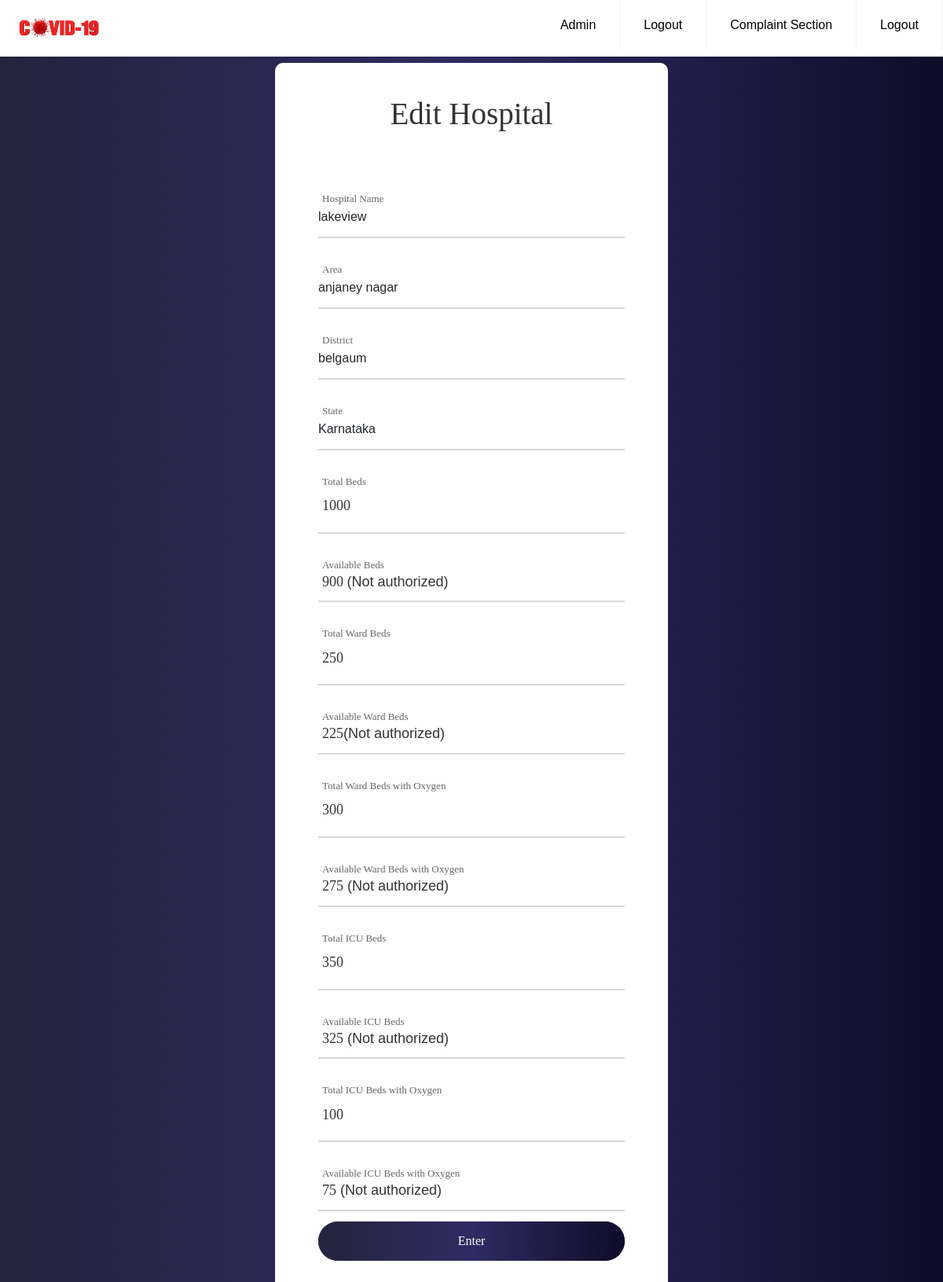
The app's page /hospital/3/edit with its own data.
### models.py (models this page shows, shortened)
class Hospital(db.Model):
    id = db.Column(db.Integer, primary_key=True)
    name = db.Column(db.String(100), nullable=False)
    area = db.Column(db.String(100), nullable=False)
    district = db.Column(db.String(100), nullable=False)
    state = db.Column(db.String(100), nullable=False)
    total_beds = db.Column(db.Integer, nullable=False)
    available_beds = db.Column(db.Integer, nullable=False)
    total_ward_beds = db.Column(db.Integer, nullable=False)
    available_ward_beds = db.Column(db.Integer, nullable=False)
    total_ward_beds_with_oxygen = db.Column(db.Integer, nullable=False)
    available_ward_beds_with_oxygen = db.Column(db.Integer, nullable=False)
    total_icu_beds = db.Column(db.Integer, nullable=False)
    available_icu_beds = db.Column(db.Integer, nullable=False)
    total_icu_beds_with_oxygen = db.Column(db.Integer, nullable=False)
    available_icu_beds_with_oxygen = db.Column(db.Integer, nullable=False)
    beds = db.relationship('Bed', backref='hospital', lazy=True)

### app.py (the view)
@app.route("/hospital/<int:hospital_id>/edit", methods=['GET', 'POST'])
def edithospital(hospital_id):
    hospital = Hospital.query.get_or_404(hospital_id)
    form = edithospitalform()
    if request.method=='POST' and form.validate_on_submit():
        if (hospital.total_beds-hospital.available_beds) <= form.total_beds.data and (hospital.total_ward_beds-hospital.available_ward_beds) <= form.total_ward_beds.data and\
        (hospital.total_ward_beds_with_oxygen-hospital.available_ward_beds_with_oxygen) <= form.total_ward_beds_with_oxygen.data and (hospital.total_icu_beds-hospital.available_icu_beds) <= form.total_icu_beds.data and\
        (hospital.total_icu_beds_with_oxygen-hospital.available_icu_beds_with_oxygen) <= form.total_icu_beds_with_oxygen.data:
            db.session.query(Hospital).filter_by(id=hospital_id).update({Hospital.total_beds: form.total_beds.data, Hospital.total_ward_beds: form.total_ward_beds.data,\
                                                                  Hospital.total_ward_beds_with_oxygen: form.total_ward_beds_with_oxygen.data, Hospital.total_icu_beds: form.total_icu_beds.data,\
                                                                  Hospital.total_icu_beds_with_oxygen:form.total_icu_beds_with_oxygen.data}, synchronize_session = False)
            db.session.commit()
            return redirect(url_for('hospital'))
        else:
            flash('the number of beds of category edited should be greater than the occupied number','danger')
            return redirect(url_for('admin'))
    else:
        form.total_beds.data = hospital.total_beds
        form.total_ward_beds.data = hospital.total_ward_beds
        form.total_ward_beds_with_oxygen.data = hospital.total_ward_beds_with_oxygen
        form.total_icu_beds.data = hospital.total_icu_beds
        form.total_icu_beds_with_oxygen.data = hospital.total_icu_beds_with_oxygen
    return render_template('hospitaledit.html',hospital=hospital, form=form, title="Edit Hospital")

### forms.py
class edithospitalform(FlaskForm):
    total_beds = IntegerField('total_beds', validators=[DataRequired()])
    total_ward_beds = IntegerField('total_ward_beds', validators=[DataRequired()])
    total_ward_beds_with_oxygen = IntegerField('total_ward_beds_with_oxygen', validators=[DataRequired()])
    total_icu_beds = IntegerField('total_icu_beds', validators=[DataRequired()])
    total_icu_beds_with_oxygen = IntegerField('total_icu_beds_with_oxygen', validators=[DataRequired()])
    submit = SubmitField('Enter')

### templates/hospitaledit.html (shortened to what this page needs)
{% extends "base.html" %}
{% block navbar %}
    <li><a href="{{ url_for('complaint') }}">Complaint Section</a></li>
    <li><a href="{{ url_for('admin') }}">Logout</a></li>
{% endblock navbar %}
{% block content %}
	<div class="patient_form">
		<div class="container-contact100" id="patient_form">
			<div class="wrap-contact100">
			<form class="contact100-form validate-form needs-validation" method="POST" novalidate>
				<span class="contact100-form-title">
					Edit Hospital
				</span>
				<div class="wrap-input100 validate-input">
                    <span class="label-input100">Hospital Name</span>
                    <div>
                        {{ hospital.name }}
                    </div>
					<span class="focus-input100"></span>
				</div>
				<div class="wrap-input100 validate-input">
					<span class="label-input100">Area</span>
					<div>
    					{{ hospital.area }}
    				</div>
					<span class="focus-input100"></span>
				</div>
				<div class="wrap-input100 input100-select">
					<span class="label-input100">District</span>
					<div>
						{{ hospital.district }}
					</div>
					<span class="focus-input100"></span>
				</div>
				<div class="wrap-input100 input100-select">
					<span class="label-input100">State</span>
					<div>
						{{ hospital.state }}
					</div>
					<span class="focus-input100"></span>
				</div>
				<div class="wrap-input100 validate-input" data-validate="Name is required">
					<span class="label-input100">Total Beds</span>
					{{ form.total_beds(class="input100") }}
					<span class="focus-input100"></span>
                </div>
                <div class="wrap-input100 validate-input" data-validate="Name is required">
					<span class="label-input100">Available Beds</span>
					<p class="input100">{{ hospital.available_beds }} <span class="authorized"> (Not authorized) </span></p>
					<span class="focus-input100"></span>
				</div>
				<div class="wrap-input100 validate-input" data-validate = "Message is required">
					<span class="label-input100">Total Ward Beds</span>
					{{ form.total_ward_beds(class="input100") }}
					<span class="focus-input100"></span>
                </div>
                <div class="wrap-input100 validate-input" data-validate="Name is required">
					<span class="label-input100">Available Ward Beds</span>
					<p class="input100">{{ hospital.available_ward_beds }}<span class="authorized">(Not authorized) </span></p>
					<span class="focus-input100"></span>
				</div>
				<div class="wrap-input100 validate-input" data-validate="Name is required">
					<span class="label-input100">Total Ward Beds with Oxygen</span>
					{{ form.total_ward_beds_with_oxygen(class="input100") }}
					<span class="focus-input100"></span>
                </div>
                <div class="wrap-input100 validate-input" data-validate="Name is required">
					<span class="label-input100">Available Ward Beds with Oxygen</span>
					<p class="input100">{{ hospital.available_ward_beds_with_oxygen }}<span class="authorized"> (Not authorized) </span></p>
					<span class="focus-input100"></span>
				</div>
				<div class="wrap-input100 validate-input" data-validate="Name is required">
					<span class="label-input100">Total ICU Beds</span>
					{{ form.total_icu_beds(class="input100") }}
					<span class="focus-input100"></span>
                </div>
                <div class="wrap-input100 validate-input" data-validate="Name is required">
					<span class="label-input100">Available ICU Beds</span>
					<p class="input100">{{ hospital.available_icu_beds }}<span class="authorized"> (Not authorized) </span></p>
					<span class="focus-input100"></span>
				</div>
                <div class="wrap-input100 validate-input" data-validate="Name is required">
					<span class="label-input100">Total ICU Beds with Oxygen</span>
					{{ form.total_icu_beds_with_oxygen(class="input100") }}
					<span class="focus-input100"></span>
                </div>
                <div class="wrap-input100 validate-input" data-validate="Name is required">
					<span class="label-input100">Available ICU Beds with Oxygen</span>
					<p class="input100">{{ hospital.available_icu_beds_with_oxygen }}<span class="authorized"> (Not authorized) </span></p>
					<span class="focus-input100"></span>
				</div>
				<div class="container-contact100-form-btn">
					<div class="wrap-contact100-form-btn">
						<div class="contact100-form-bgbtn"></div>
							{{ form.submit(class="contact100-form-btn") }}
					</div>
				</div>
			</form>
		</div>
	</div>
</div>
{% endblock content %}

### static/css/home.css (style rules this page uses)
* { box-sizing: border-box; padding: 0; margin: 0; font-family: Verdana, Geneva, Tahoma, sans-serif; }
.navbar__main a { color: #000; }
.navbar__main .header li a { display: block; padding: 20px 20px; border-right: 1px solid #f4f4f4; text-decoration: none; }
@media (min-width: 1000px) { .navbar__main .header li { float: left; } }
@media (min-width: 1000px) { .navbar__main .header li a { padding: 20px 30px; } }

### static/css/patient_add.css (style rules this page uses)
.patient_form { margin: 0px; padding: 0px; box-sizing: border-box; }
.patient_form { height: 100%; }
.patient_form p { line-height: 1.7; color: #666666; margin: 0px; }
.patient_form input { outline: none; border: none; }
.patient_form .container-contact100 { width: 100%; min-height: 100vh; display: -webkit-box; display: -webkit-flex; display: -moz-box; display: -ms-flexbox; display: flex; flex-wrap: wrap; justify-content: center; align-items: center; padding: 15px; padding-top:80px; background: #0f0c29; background: -webkit-linear-gradient(to right, #24243e, #302b63, #0f0c29); background: linear-gradient(to right, #24243e, #302b63, #0f0c29); }
#patient_form { padding-top: 80px; }
.patient_form .wrap-contact100 { width: 500px; background: #fff; border-radius: 10px; overflow: hidden; padding: 42px 55px 45px 55px; }
.patient_form .contact100-form { width: 100%; }
.patient_form .contact100-form-title { display: block; font-family: Poppins-Bold; font-size: 39px; color: #333333; line-height: 1.2; text-align: center; padding-bottom: 44px; }
.patient_form .wrap-input100 { width: 100%; position: relative; border-bottom: 2px solid #d9d9d9; padding-bottom: 13px; margin-top: 27px; }
.patient_form .label-input100 { font-family: Poppins-Regular; font-size: 13px; color: #666666; line-height: 1.5; padding-left: 5px; }
.patient_form .input100 { display: block; width: 100%; background: transparent; font-family: Poppins-Medium; font-size: 18px; color: #333333; line-height: 1.2; padding: 0 5px; }
.patient_form .focus-input100 { position: absolute; display: block; width: 100%; height: 100%; top: 0; left: 0; pointer-events: none; }
.patient_form .focus-input100::before { content: ""; display: block; position: absolute; bottom: -2px; left: 0; width: 0; height: 2px; -webkit-transition: all 0.4s; -o-transition: all 0.4s; -moz-transition: all 0.4s; transition: all 0.4s; background: #7f7f7f; }
.patient_form input.input100 { height: 40px; }
.patient_form .container-contact100-form-btn { display: -webkit-box; display: -webkit-flex; display: -moz-box; display: -ms-flexbox; display: flex; flex-wrap: wrap; justify-content: center; padding-top: 13px; }
.patient_form .wrap-contact100-form-btn { width: 100%; display: block; position: relative; z-index: 1; border-radius: 25px; overflow: hidden; margin: 0 auto; }
.patient_form .contact100-form-bgbtn { position: absolute; z-index: -1; width: 300%; height: 100%; background: #0f0c29; background: -webkit-linear-gradient(to right, #24243e, #302b63, #0f0c29); background: linear-gradient(to right, #24243e, #302b63, #0f0c29); top: 0; left: -100%; -webkit-transition: all 0.4s; -o-transition: all 0.4s; -moz-transition: all 0.4s; transition: all 0.4s; }
.patient_form .contact100-form-btn { display: -webkit-box; display: -webkit-flex; display: -moz-box; display: -ms-flexbox; display: flex; justify-content: center; align-items: center; padding: 0 20px; width: 100%; height: 50px; background: #0f0c29; background: -webkit-linear-gradient(to right, #24243e, #302b63, #0f0c29); background: linear-gradient(to right, #24243e, #302b63, #0f0c29); font-family: Poppins-Medium; font-size: 16px; color: #fff; line-height: 1.2; }
.patient_form .validate-input { position: relative; }

### templates/hospitaledit.html (style rules this page uses)
#patient_form { padding-top: 80px; }

### records on screen
Hospital: name "lakeview", area "anjaney nagar", district "belgaum", state "Karnataka", total_beds "1000", available_beds "900", total_ward_beds "250", available_ward_beds "225", total_ward_beds_with_oxygen "300", available_ward_beds_with_oxygen "275", total_icu_beds "350", available_icu_beds "325", total_icu_beds_with_oxygen "100", available_icu_beds_with_oxygen "75"
